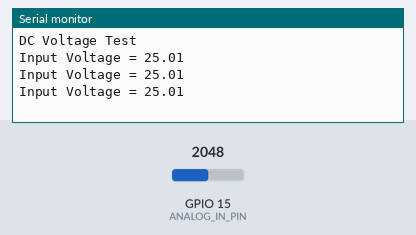
The sketch below on a simulated ESP32. Parts: the last lines printed to the serial monitor. The inputs (shaded band) are chosen by the test bench; at power-on: GPIO 15 (ANALOG_IN_PIN) = 2048.

Above: at 1.3 s.
1.4 s: GPIO 15 (ANALOG_IN_PIN) set to 2866
At 1.9 s:
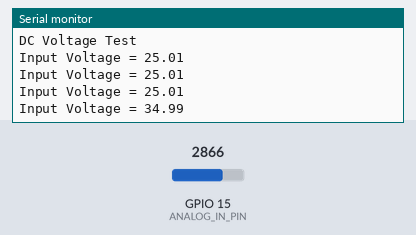
2.9 s: GPIO 15 (ANALOG_IN_PIN) set to 3603
At 3.4 s:
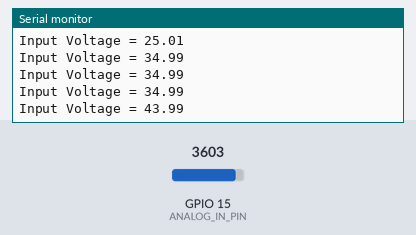
Timing chart, 0 to 5.9 s (numbered marks = the images above; inputs shaded):
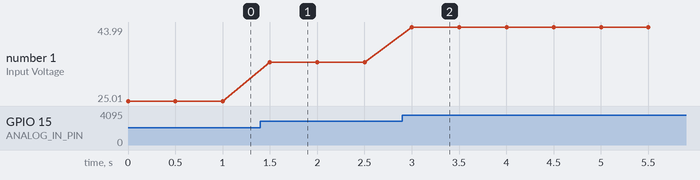

The sketch:

VDtoESP32.ino
```cpp
// Define analog input
#define ANALOG_IN_PIN 15

// Floats for ADC voltage & Input voltage
float adc_voltage = 0.0;
float in_voltage = 0.0;

// Floats for resistor values in divider (in ohms)
float R1 = 45000.0;
float R2 = 5000.0;

// Float for Reference Voltage
float ref_voltage = 5.0;

// Integer for ADC value
int adc_value = 0;

void setup()
{
   // Setup Serial Monitor
   Serial.begin(9600);
   Serial.println("DC Voltage Test");
}

void loop(){
   // Read the Analog Input
   adc_value = analogRead(ANALOG_IN_PIN);

   // Determine voltage at ADC input
   adc_voltage  = (adc_value * ref_voltage) /4095.0;

   // Calculate voltage at divider input
   in_voltage = adc_voltage *((R2+R1)/R2);

   // Print results to Serial Monitor to 2 decimal places
  Serial.print("Input Voltage = ");
  Serial.println(in_voltage, 2);

  // Short delay
  delay(500);
}
```

Measured:
- after the input at 1.4 s, the serial monitor: prints a new line after 0.10 s (image 1)
- after the input at 2.9 s, the serial monitor: prints a new line after 0.10 s (image 2)
- plotted number 1: 25.01 → 34.99 after the input at 1.4 s, 34.99 → 43.99 after the input at 2.9 s
